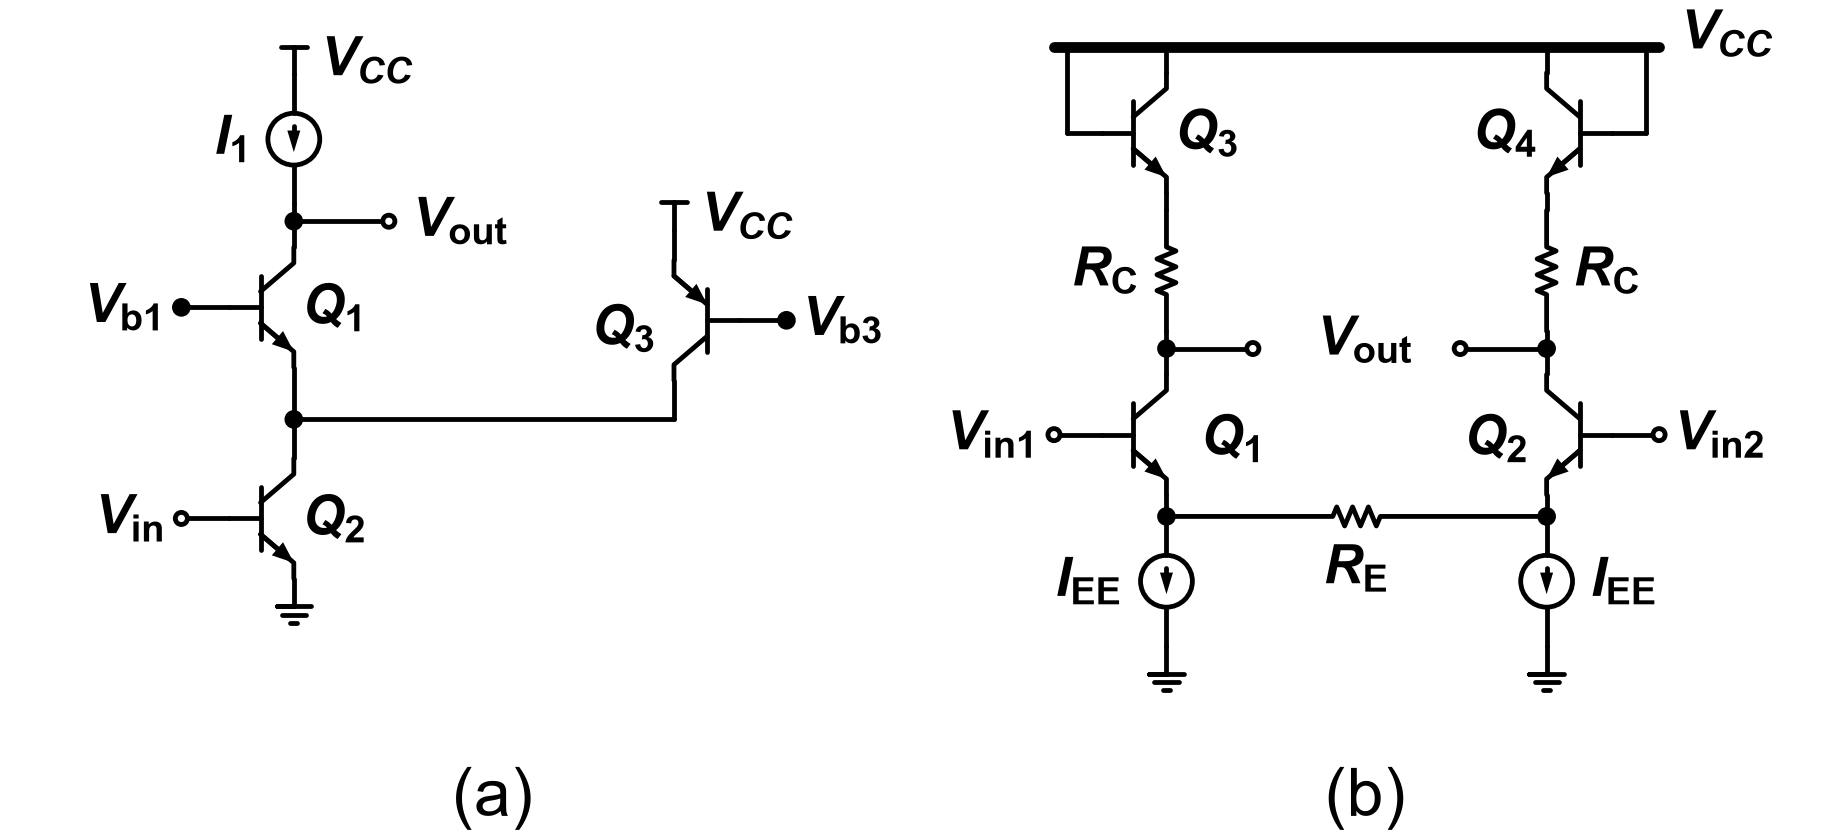

Generate this figure with Python:
"""2019-1 중간 Q3 — 기준: Q3.md '회로 — Fig Q3(a)', '회로 — Fig Q3(b)'."""
import schemdraw.elements as elm
from schem_style import OPEN_R, Resistor, caption, dot, gate_terminal, new_drawing, rail

GAP = 0.2           # 소자 라벨과 기호 사이 간격
VCC = r"$V_{CC}$"   # 원본은 V_DD처럼 첨자까지 이탤릭
VDD_H = 0.32        # 0.8배 T 전원 기호 높이
RAIL_Y = 8.6        # (b) 레일 높이, (a) T 기호 높이 기준
CAP_Y = -0.2        # 캡션 높이


def bjt(d, cls, at, anchor, mirror=False, label=None, loc=None):
    """베이스 왼쪽(mirror면 오른쪽). npn은 컬렉터 위, pnp는 이미터 위."""
    e = cls().right()
    if mirror:
        e = e.reverse()
    e = e.anchor(anchor).at(at)
    if label:
        e = e.label(label, loc=loc or ("left" if mirror else "right"))
    return d.add(e)


def tag(d, xy, text, halign, valign="center"):
    d.add(elm.Label().right().at(xy).label(text, halign=halign, valign=valign))


def panel_a(d, x0):
    top = RAIL_Y
    # 왼쪽 세로줄 위→아래: V_CC, I_1, Vout 접속점, Q1, n1 접속점, Q2, 접지
    d.add(elm.Vdd().at((x0, top - VDD_H)).scale(0.8).label(VCC, "right", ofst=GAP))
    i1 = d.add(elm.SourceI().down().at((x0, top - VDD_H)).length(1.5).scale(0.6)
               .label(r"$I_\mathrm{1}$", "top", ofst=0.3))
    d.add(elm.Line().down().at(i1.end).length(0.2)); vout = dot(d)
    d.add(elm.Line().right().at(vout.center).length(1.1))
    d.add(elm.Dot(open=True, radius=OPEN_R).label(r"$V_\mathrm{out}$", "right", ofst=GAP))
    d.add(elm.Line().down().at(vout.center).length(0.3))
    q1 = bjt(d, elm.BjtNpn, d.here, "collector", label=r"$Q_\mathrm{1}$")
    gate_terminal(d, q1.base, r"$V_\mathrm{b1}$")
    d.add(elm.Line().down().at(q1.emitter).length(0.6)); n1 = dot(d)
    d.add(elm.Line().down().at(n1.center).length(0.45))
    q2 = bjt(d, elm.BjtNpn, d.here, "collector", label=r"$Q_\mathrm{2}$")
    gate_terminal(d, q2.base, r"$V_\mathrm{in}$", open_=True)
    d.add(elm.Ground().at(q2.emitter).scale(0.8))
    # Q3: 오른쪽, Q1보다 조금 아래. pnp 좌우 반전(베이스 오른쪽, 이미터 왼쪽 위, 컬렉터 왼쪽 아래)
    xq = x0 + 4.4
    q3 = bjt(d, elm.BjtPnp, (xq, n1.center.y + 0.45), "collector", mirror=True)
    tag(d, (xq - 0.3, q3.center.y - 0.2), r"$Q_\mathrm{3}$", "right")
    d.add(elm.Line().up().at(q3.emitter).length(0.35))
    d.add(elm.Vdd().scale(0.8).label(VCC, "right", ofst=GAP))
    gate_terminal(d, q3.base, r"$V_\mathrm{b3}$", right=True)
    d.add(elm.Line().down().at(q3.collector).toy(n1.center.y))
    d.add(elm.Line().left().tox(x0))
    caption(d, (x0 + 2.2, CAP_Y), "(a)")


def half_b(d, x, left):
    """(b) 한쪽 세로줄 위→아래: 다이오드 연결 npn, R_C, 출력 접속점, 입력 npn, 이미터 접속점, I_EE, 접지."""
    s = 1 if left else -1
    q_top = bjt(d, elm.BjtNpn, (x, RAIL_Y - 0.3), "collector", mirror=not left,
                label=r"$Q_\mathrm{3}$" if left else r"$Q_\mathrm{4}$", loc="right" if left else "left")
    d.add(elm.Line().up().at(q_top.collector).toy(RAIL_Y))
    d.add(elm.Line().at(q_top.base).tox(q_top.base.x - s * 0.4))
    d.add(elm.Line().up().toy(RAIL_Y))
    d.add(elm.Line().down().at(q_top.emitter).length(0.2))
    d.add(Resistor().down().length(1.4)
          .label(r"$R_\mathrm{C}$", "top" if left else "bottom", ofst=GAP))
    d.add(elm.Line().down().length(0.2)); out = dot(d)
    d.add(elm.Line().down().at(out.center).length(0.3))
    q_in = bjt(d, elm.BjtNpn, d.here, "collector", mirror=not left)
    tag(d, (x + s * 0.3, q_in.center.y - 0.15), r"$Q_\mathrm{1}$" if left else r"$Q_\mathrm{2}$",
        "left" if left else "right")
    gate_terminal(d, q_in.base, r"$V_\mathrm{in1}$" if left else r"$V_\mathrm{in2}$", open_=True, right=not left)
    d.add(elm.Line().down().at(q_in.emitter).length(0.25)); ne = dot(d)
    iee = d.add(elm.SourceI().down().at(ne.center).length(1.5).scale(0.6)
                .label(r"$I_\mathrm{EE}$", "top" if left else "bottom", ofst=0.35))
    d.add(elm.Ground().at(iee.end).scale(0.8))
    return out, ne


def panel_b(d, x0):
    xl, xr = x0, x0 + 4.4
    rail(d, (xl - 1.3, RAIL_Y), (xr + 1.3, RAIL_Y))
    tag(d, (xr + 1.45, RAIL_Y + 0.05), VCC, "left")
    out1, n3 = half_b(d, xl, True)
    out2, n4 = half_b(d, xr, False)
    d.add(elm.Line().right().at(out1.center).length(1.0)); dot(d, open_=True)
    d.add(elm.Line().left().at(out2.center).length(1.0)); dot(d, open_=True)
    tag(d, ((xl + xr) / 2, out1.center.y), r"$V_\mathrm{out}$", "center")
    d.add(Resistor().right().at(n3.center).to(n4.center).label(r"$R_\mathrm{E}$", "bottom", ofst=GAP))
    caption(d, ((xl + xr) / 2, CAP_Y), "(b)")


def draw():
    d = new_drawing()
    panel_a(d, 1.5)
    panel_b(d, 11.6)
    return d
